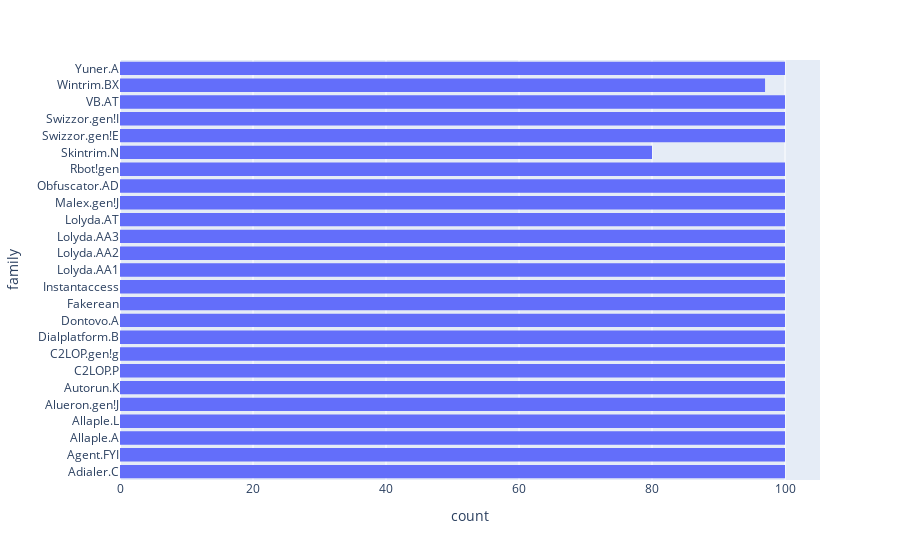

Notebook cell for this chart:
### Code cell
df2 = get_stratified_sample(df, 100)

px.histogram(df2, y=df2["family"])

### Figure 1 — Plotly figure (JSON) as saved in the notebook; plotly's stock layout.template omitted (floating-point values rounded to 4 significant figures; data arrays with more than 128 entries replaced by an {"elided": "..."} marker saying what was removed)
{"data": [{"alignmentgroup": "True", "bingroup": "y", "hovertemplate": "count=%{x}<br>family=%{y}<extra></extra>", "legendgroup": "", "marker": {"color": "#636efa", "pattern": {"shape": ""}}, "name": "", "offsetgroup": "", "orientation": "h", "showlegend": false, "type": "histogram", "xaxis": "x", "y": {"elided": "2477 str values"}, "yaxis": "y"}], "layout": {"barmode": "relative", "legend": {"tracegroupgap": 0}, "margin": {"t": 60}, "xaxis": {"anchor": "y", "domain": [0, 1], "title": {"text": "count"}}, "yaxis": {"anchor": "x", "domain": [0, 1], "title": {"text": "family"}}}}
